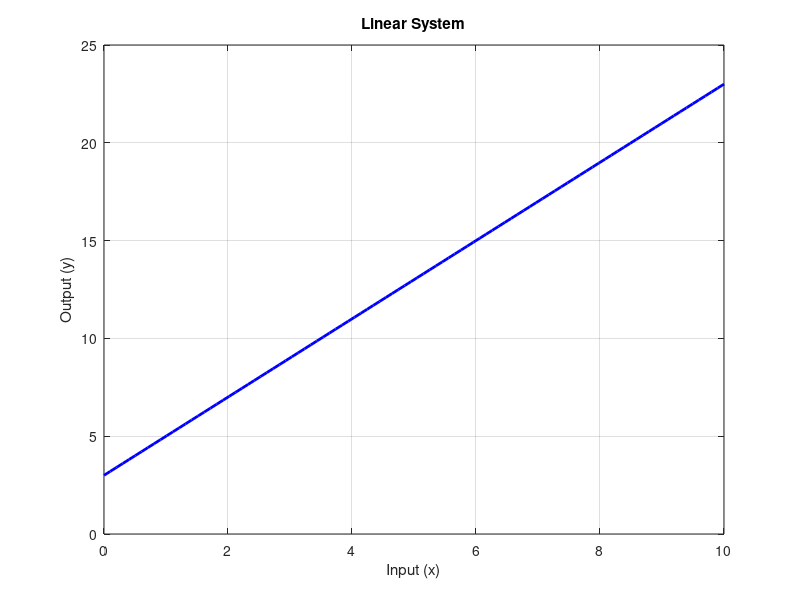

Write the MATLAB code that produced this figure.
% Define a linear system: y = 2*x + 3

% Input
x = linspace(0, 10, 100);  % Create a range of input values

% Implement the linear system
y = 2 * x + 3;

% Plot the input and output signals
plot(x, y, 'b', 'LineWidth', 2);
xlabel('Input (x)');
ylabel('Output (y)');
title('Linear System');
grid on;

